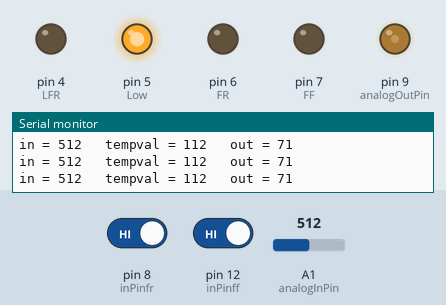
Bench run of a sketch on a simulated Arduino Uno, built with avr-gcc and run on an emulated ATmega328P. On the bench: output pins drawn as LEDs (lit = HIGH), the last lines printed to the serial monitor. The inputs (shaded band) are chosen by the test bench; at power-on: A1 (analogInPin) = 512, pin 8 (inPinfr) HIGH, pin 12 (inPinff) HIGH.

Above: at 1.2 s.
1.3 s: A1 (analogInPin) set to 390
At 2.3 s:
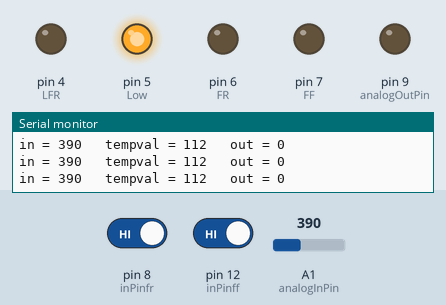
2.8 s: pin 8 (inPinfr) driven LOW
At 4.0 s:
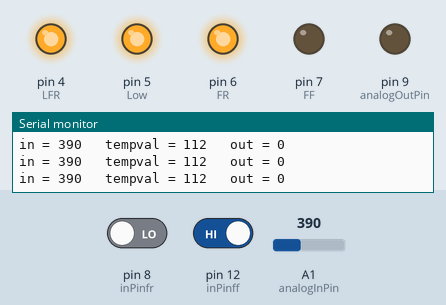
4.3 s: pin 12 (inPinff) driven LOW
At 4.8 s:
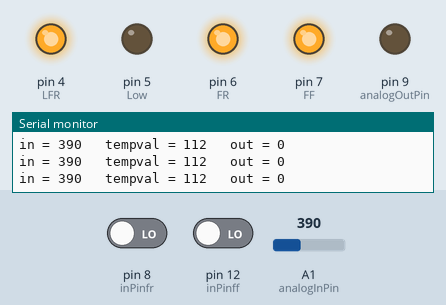
5.8 s: A1 (analogInPin) set to 411
At 6.6 s:
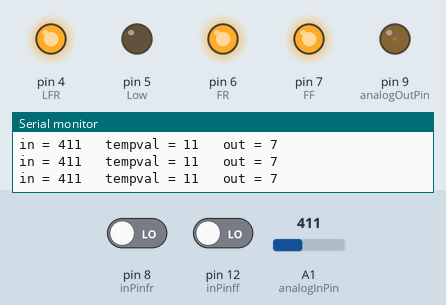
7.3 s: A1 (analogInPin) set to 511
At 8.1 s:
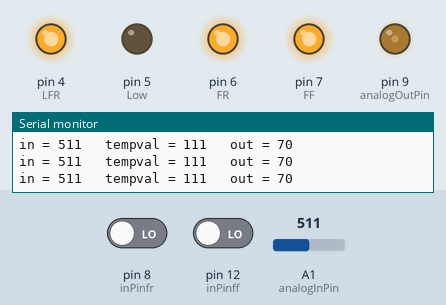
8.8 s: pin 8 (inPinfr) driven HIGH
At 10.2 s:
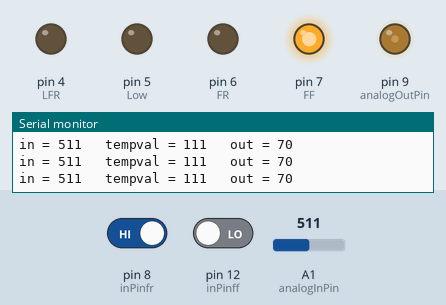
Timing chart, 0 to 11.3 s (numbered marks = the images above; inputs shaded):
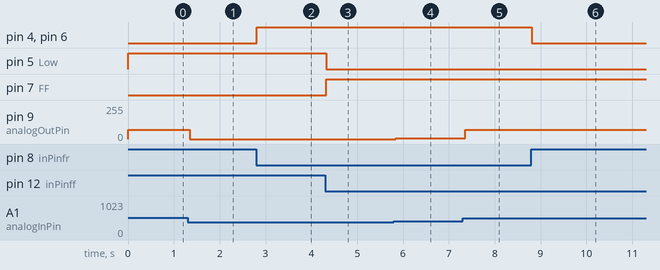

Measured:
- after the input at 1.3 s, pin 9 (analogOutPin): 71/255 → 0/255 after 0.05 s
- after the input at 2.8 s, pin 4 (LFR), pin 6 (FR): LOW → HIGH at once
- after the input at 4.3 s, pin 5 (Low): HIGH → LOW at once; pin 7 (FF): LOW → HIGH at once
- after the input at 5.8 s, pin 9 (analogOutPin): 0/255 → 7/255 at once
- after the input at 7.3 s, pin 9 (analogOutPin): 7/255 → 70/255 after 0.05 s
- after the input at 8.8 s, pin 4 (LFR), pin 6 (FR): HIGH → LOW at once

The sketch:

analog.ino
```cpp
const int analogInPin = A1;
const int analogOutPin = 9;

int FF =7;
int FR =6;
int Low =5;
int LFR =4;
int inPinff =12;
int inPinfr =8;
int ff = 0;
int fr = 0;

long  in = 0;        // value read from the pot
long  out = 0;        // value output to the PWM (analog out)
long  tempval;       // temp value for multipiing


long minrange = 400; // ЗДЕСЬ ПОДСТАВЛЯЙ МИНИМАЛЬНЫЙ ПОРОГ 0-1023
long maxrange = 800; // ЗДЕСЬ ПОДСТАВЛЯЙ МАКСИМАЛЬНЫЙ ПОРОГ 0-1023, НО ВЫШЕ МИНИМАЛЬНОГО
long interval = maxrange - minrange;

void setup()
{
  pinMode(FF, OUTPUT);
  pinMode(FR, OUTPUT);
  pinMode(Low, OUTPUT);
  pinMode(LFR,OUTPUT );
  Serial.begin(9600);
}
void loop()
{
  ff = digitalRead(inPinff);
  fr = digitalRead(inPinfr);
  if(ff == 0){
  digitalWrite(FF, HIGH);}
  else{
    digitalWrite(FF,LOW );}
   if(fr == 0){
  digitalWrite(FR, HIGH);
  digitalWrite(LFR, HIGH);
   }else{
    digitalWrite(FR,LOW );
    digitalWrite(LFR,LOW );
  }
  if(ff == 0){
  digitalWrite(Low, LOW);}
  else{
    digitalWrite(Low,HIGH );
    }

    // analog read below

    in = analogRead(analogInPin);

      if(in >= minrange and in <= maxrange){

        tempval = in - minrange;
        out = 255*tempval/interval;

      }else if(in < minrange){
        out = 0;
      }else if(in > maxrange){
        out = 255;
      }

      // print the results to the serial monitor:
      Serial.print("in = ");
      Serial.print(in);
      Serial.print("\t tempval = ");
      Serial.print(tempval);
      Serial.print("\t out = ");
      Serial.println(out);


      analogWrite(analogOutPin, out);
      delay(2);


}
```
